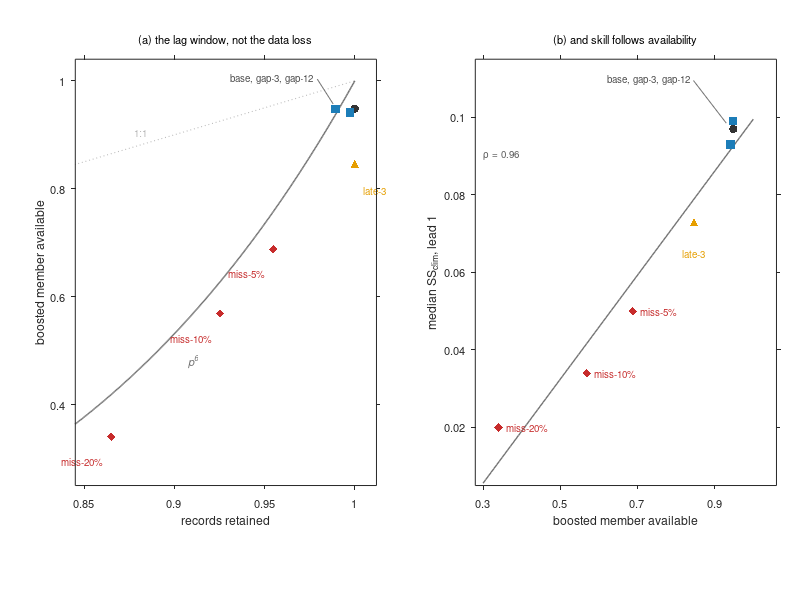

This figure's MATLAB source: (Note: this script raises an error after producing the figure.)
% fig5_mechanism.m
% Figure 5: why scattered dropouts cost skill and contiguous outages do not.
%
% Panel (a): availability of the boosted member against the share of records
%            retained, with the curve implied by the lag window (p^N_LAGS).
% Panel (b): median skill against that availability.
%
% Numbers are medians over the nine catchments, C1, lead 1, and are written
% out here so the figure is reproducible without the result files.
%
% Base MATLAB only: no toolboxes, no local functions.
% Outputs: fig5_mechanism.pdf (vector) and fig5_mechanism.png (600 dpi)

clear; close all; clc

%% ---------------------------------------------------------------- data
lab    = {'base','gap-3','gap-12','late-3','miss-5%','miss-10%','miss-20%'};
ret    = [1.0000 0.9973 0.9893 1.0000 0.9547 0.9253 0.8649];   % records retained
avail  = [0.9484 0.9413 0.9476 0.8465 0.6881 0.5690 0.3400];   % member available
ss     = [0.097  0.093  0.099  0.073  0.050  0.034  0.020 ];   % median SS, lead 1

fam    = [1 2 2 3 4 4 4];            % 1 base, 2 outage, 3 late, 4 dropout
famNm  = {'no failure','contiguous outage','late arrival','scattered dropout'};
famMk  = {'o','s','^','d'};
col    = [0.20 0.20 0.20;            % base      grey
          0.11 0.49 0.72;            % outage    blue
          0.90 0.62 0.00;            % late      amber
          0.78 0.17 0.17];           % dropout   red

N_LAGS = 6;
n      = numel(lab);

% Spearman rho without the Statistics Toolbox (no ties in these data)
ra = zeros(1,n);  [~,ia] = sort(avail);  ra(ia) = 1:n;
rb = zeros(1,n);  [~,ib] = sort(ss);     rb(ib) = 1:n;
rho = sum((ra-mean(ra)).*(rb-mean(rb))) / ...
      sqrt(sum((ra-mean(ra)).^2) * sum((rb-mean(rb)).^2));

%% ---------------------------------------------------------------- figure
fig = figure('Units','centimeters','Position',[2 2 17.0 7.6], ...
             'Color','w');
fs = 8;
set(fig,'DefaultAxesFontSize',fs,'DefaultTextFontSize',fs, ...
        'DefaultAxesFontName','Helvetica','DefaultTextFontName','Helvetica')

%% ---- panel (a) ------------------------------------------------------
ax1 = axes('Units','centimeters','Position',[1.6 1.45 6.4 5.4]); hold(ax1,'on')

p = linspace(0.80,1.0,400);
plot(ax1,p,p,':','Color',[0.72 0.72 0.72],'LineWidth',0.8)
plot(ax1,p,p.^N_LAGS,'-','Color',[0.45 0.45 0.45],'LineWidth',1.1)

for k = 1:n
    plot(ax1,ret(k),avail(k),famMk{fam(k)},'MarkerSize',6, ...
        'MarkerFaceColor',col(fam(k),:),'MarkerEdgeColor','none')
end

% base, gap-3 and gap-12 sit on top of one another: that coincidence is the
% point of the panel, so they carry one label with a leader line.
plot(ax1,[0.9792 0.9880],[1.0030 0.9570],'-','Color',[0.45 0.45 0.45], ...
     'LineWidth',0.5)
text(ax1,0.9772,1.0045,'base, gap-3, gap-12','FontSize',fs-1, ...
     'HorizontalAlignment','right','Color',[0.30 0.30 0.30])

idx = [4 5 6 7];                                  % late-3 and the dropouts
dx  = [ 0.005 -0.004 -0.004 -0.004];
dy  = [-0.048 -0.045 -0.045 -0.045];
ha  = {'left','right','right','right'};
for m = 1:numel(idx)
    k = idx(m);
    text(ax1,ret(k)+dx(m),avail(k)+dy(m),lab{k},'FontSize',fs-1, ...
        'HorizontalAlignment',ha{m},'Color',col(fam(k),:))
end

text(ax1,0.908,0.48,'p^{6}','FontSize',fs,'FontAngle','italic', ...
     'Color',[0.45 0.45 0.45])
text(ax1,0.878,0.905,'1:1','FontSize',fs-1,'Color',[0.72 0.72 0.72])

xlim(ax1,[0.845 1.012]); ylim(ax1,[0.25 1.04])
xlabel(ax1,'records retained'); ylabel(ax1,'boosted member available')
set(ax1,'XTick',0.85:0.05:1.00,'YTick',0.2:0.2:1.0, ...
        'Box','on','TickDir','out','LineWidth',0.6,'Layer','top')
title(ax1,'(a) the lag window, not the data loss', ...
      'FontWeight','normal','FontSize',fs)

%% ---- panel (b) ------------------------------------------------------
ax2 = axes('Units','centimeters','Position',[10.1 1.45 6.4 5.4]); hold(ax2,'on')

b  = polyfit(avail,ss,1);
xx = linspace(0.30,1.00,100);
plot(ax2,xx,polyval(b,xx),'-','Color',[0.45 0.45 0.45],'LineWidth',1.0)

for k = 1:n
    plot(ax2,avail(k),ss(k),famMk{fam(k)},'MarkerSize',6, ...
        'MarkerFaceColor',col(fam(k),:),'MarkerEdgeColor','none')
end

% same cluster, same treatment
plot(ax2,[0.845 0.930],[0.1095 0.0985],'-','Color',[0.45 0.45 0.45], ...
     'LineWidth',0.5)
text(ax2,0.838,0.1100,'base, gap-3, gap-12','FontSize',fs-1, ...
     'HorizontalAlignment','right','Color',[0.30 0.30 0.30])

idx2 = [4 5 6 7];
dx2  = [ 0.000  0.020  0.020  0.020];
dy2  = [-0.008  0.000  0.000  0.000];
ha2  = {'center','left','left','left'};
for m = 1:numel(idx2)
    k = idx2(m);
    text(ax2,avail(k)+dx2(m),ss(k)+dy2(m),lab{k},'FontSize',fs-1, ...
        'HorizontalAlignment',ha2{m},'Color',col(fam(k),:))
end

text(ax2,0.300,0.0905,sprintf('\\rho = %.2f',rho),'FontSize',fs-1, ...
     'Color',[0.35 0.35 0.35])

xlim(ax2,[0.28 1.06]); ylim(ax2,[0.005 0.115])
xlabel(ax2,'boosted member available')
ylabel(ax2,'median SS_{clim}, lead 1')
set(ax2,'XTick',0.3:0.2:0.9,'YTick',0.02:0.02:0.10, ...
        'Box','on','TickDir','out','LineWidth',0.6,'Layer','top')
title(ax2,'(b) and skill follows availability', ...
      'FontWeight','normal','FontSize',fs)

%% ---- legend ---------------------------------------------------------
hL = gobjects(1,4);
for f = 1:4
    hL(f) = plot(ax2,NaN,NaN,famMk{f},'MarkerSize',6, ...
        'MarkerFaceColor',col(f,:),'MarkerEdgeColor','none');
end
lg = legend(hL,famNm,'Location','southeast','Box','off','FontSize',fs-1);
lg.ItemTokenSize = [8 8];

%% ---------------------------------------------------------------- export
set(fig,'Units','centimeters');
pos = get(fig,'Position');
set(fig,'PaperUnits','centimeters','PaperSize',[pos(3) pos(4)], ...
        'PaperPosition',[0 0 pos(3) pos(4)]);

exportgraphics(fig,'fig5_mechanism.pdf','ContentType','vector', ...
               'BackgroundColor','white')
exportgraphics(fig,'fig5_mechanism.png','Resolution',600, ...
               'BackgroundColor','white')

fprintf('rho = %.3f\n',rho);
fprintf('written: fig5_mechanism.pdf and fig5_mechanism.png\n');
